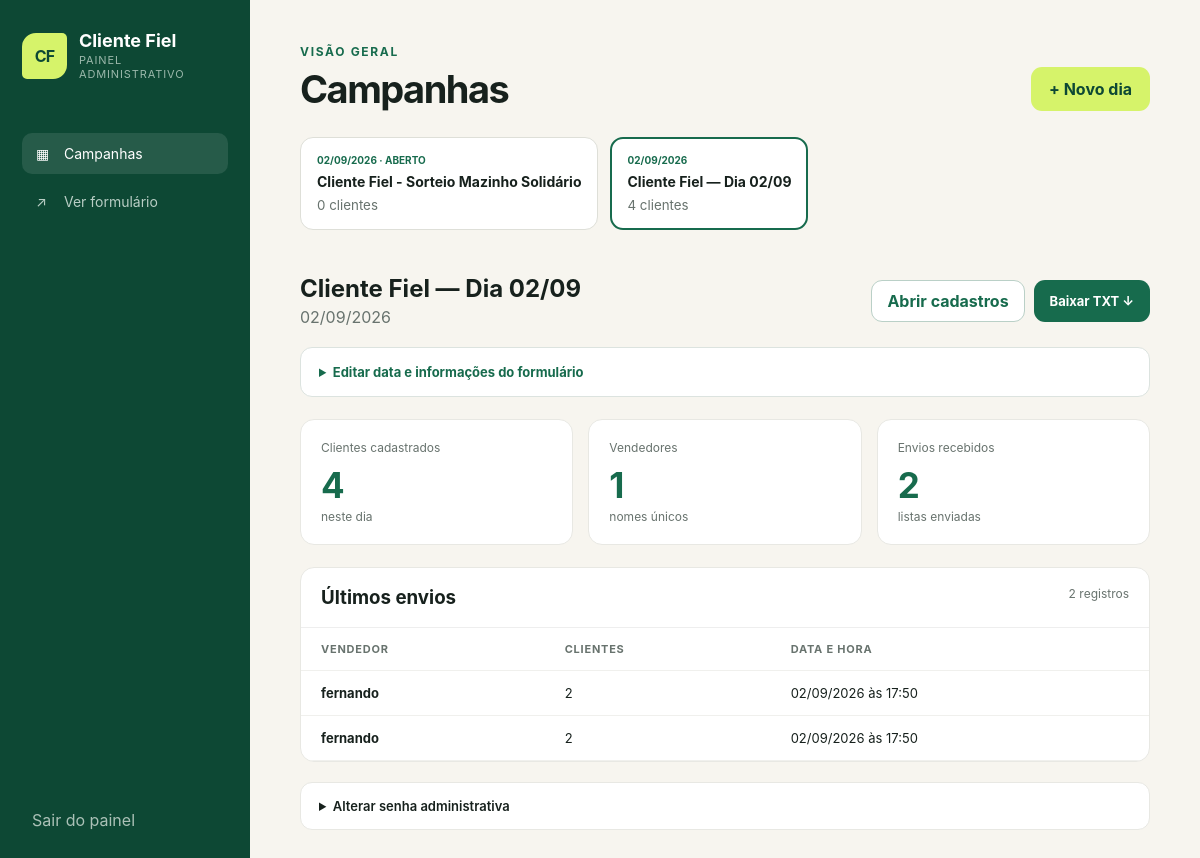
Page /admin.php?campaign=1 (signed in) on the committed database.
### tables this page shows
CREATE TABLE campaigns (
        id INTEGER PRIMARY KEY AUTOINCREMENT,
        campaign_date TEXT NOT NULL,
        title TEXT NOT NULL,
        is_active INTEGER NOT NULL DEFAULT 0,
        created_at TEXT NOT NULL
    , purchase_start TEXT, purchase_end TEXT, intro_text TEXT, deadline_text TEXT, rules_text TEXT, contact_text TEXT, seller_note TEXT, customer_instructions TEXT);

CREATE TABLE submissions (
        id INTEGER PRIMARY KEY AUTOINCREMENT,
        campaign_id INTEGER NOT NULL,
        seller_name TEXT NOT NULL,
        raw_text TEXT NOT NULL,
        created_at TEXT NOT NULL,
        FOREIGN KEY (campaign_id) REFERENCES campaigns(id) ON DELETE CASCADE
    );

### bootstrap.php (called while the page is built, shortened)
<?php
function db(): PDO
{
    static $pdo = null;
    if ($pdo instanceof PDO) {
        return $pdo;
    }
    $pdo = new PDO('sqlite:' . DB_PATH, null, null, [
        PDO::ATTR_ERRMODE => PDO::ERRMODE_EXCEPTION,
        PDO::ATTR_DEFAULT_FETCH_MODE => PDO::FETCH_ASSOC,
    ]);
    $pdo->exec('PRAGMA foreign_keys = ON');
    $pdo->exec('PRAGMA busy_timeout = 5000');
    $pdo->exec('CREATE TABLE IF NOT EXISTS settings (
        setting_key TEXT PRIMARY KEY,
        setting_value TEXT NOT NULL
    )');
    $pdo->exec('CREATE TABLE IF NOT EXISTS campaigns (
        id INTEGER PRIMARY KEY AUTOINCREMENT,
        campaign_date TEXT NOT NULL,
        title TEXT NOT NULL,
        is_active INTEGER NOT NULL DEFAULT 0,
        created_at TEXT NOT NULL
    )');
    $pdo->exec('CREATE TABLE IF NOT EXISTS submissions (
        id INTEGER PRIMARY KEY AUTOINCREMENT,
        campaign_id INTEGER NOT NULL,
        seller_name TEXT NOT NULL,
        raw_text TEXT NOT NULL,
        created_at TEXT NOT NULL,
        FOREIGN KEY (campaign_id) REFERENCES campaigns(id) ON DELETE CASCADE
    )');
    $pdo->exec('CREATE TABLE IF NOT EXISTS customers (
        id INTEGER PRIMARY KEY AUTOINCREMENT,
        submission_id INTEGER NOT NULL,
        customer_name TEXT NOT NULL,
        region TEXT NOT NULL,
        FOREIGN KEY (submission_id) REFERENCES submissions(id) ON DELETE CASCADE
    )');
    return $pdo;
}
function e(?string $value): string
{
    return htmlspecialchars((string) $value, ENT_QUOTES | ENT_SUBSTITUTE, 'UTF-8');
}
function setting(string $key): ?string
{
    $stmt = db()->prepare('SELECT setting_value FROM settings WHERE setting_key = ?');
    $stmt->execute([$key]);
    $value = $stmt->fetchColumn();
    return $value === false ? null : (string) $value;
}
function format_date_br(string $date): string
{
    $parsed = DateTimeImmutable::createFromFormat('!Y-m-d', $date);
    return $parsed ? $parsed->format('d/m/Y') : $date;
}

### admin.php (the view, shortened to what this page needs)
<?php
require __DIR__ . '/bootstrap.php';
function admin_logged_in(): bool
{
    return !empty($_SESSION['admin_logged_in']);
}
$passwordHash = setting('admin_password_hash');
$view = $passwordHash === null ? 'setup' : (admin_logged_in() ? 'dashboard' : 'login');
$errors = [];
$campaigns = [];
$selected = null;
$submissions = [];
$totals = ['customers' => 0, 'sellers' => 0];
if ($view === 'dashboard') {
    $campaigns = db()->query('SELECT c.*,
        (SELECT COUNT(*) FROM submissions s WHERE s.campaign_id = c.id) AS submission_count,
        (SELECT COUNT(*) FROM customers cu JOIN submissions s2 ON s2.id = cu.submission_id WHERE s2.campaign_id = c.id) AS customer_count
        FROM campaigns c ORDER BY c.campaign_date DESC, c.id DESC')->fetchAll();
    $selectedId = filter_input(INPUT_GET, 'campaign', FILTER_VALIDATE_INT) ?: ($campaigns[0]['id'] ?? null);
    foreach ($campaigns as $candidate) {
        if ((int) $candidate['id'] === (int) $selectedId) {
            $selected = $candidate;
            break;
        }
    }
    if ($selected) {
        $stmt = db()->prepare('SELECT s.id, s.seller_name, s.created_at, COUNT(c.id) AS customer_count
            FROM submissions s LEFT JOIN customers c ON c.submission_id = s.id
            WHERE s.campaign_id = ? GROUP BY s.id ORDER BY s.created_at DESC');
        $stmt->execute([$selected['id']]);
        $submissions = $stmt->fetchAll();
        $totals['customers'] = (int) $selected['customer_count'];
        $totals['sellers'] = count(array_unique(array_column($submissions, 'seller_name')));
    }
}
?>
<!doctype html>
<html lang="pt-BR">
<head>
    <link rel="stylesheet" href="assets/style.css">
</head>
<body class="admin-body">
<?php if ($view !== 'dashboard'): ?>
    <main class="auth-shell">
        <a class="brand centered" href="index.php"><span class="brand-mark">CF</span><span><strong>Cliente Fiel</strong><small>Painel administrativo</small></span></a>
        <section class="auth-card">
            <span class="eyebrow"><?= $view === 'setup' ? 'Primeiro acesso' : 'Acesso restrito' ?></span>
            <h1><?= $view === 'setup' ? 'Crie sua senha' : 'Bem-vindo de volta' ?></h1>
            <p><?= $view === 'setup' ? 'Defina a senha que será usada para administrar as campanhas.' : 'Digite sua senha para acessar os cadastros.' ?></p>
            <?php if ($errors): ?><div class="alert error"><?= e(implode(' ', $errors)) ?></div><?php endif; ?>
            <form method="post">
                <input type="hidden" name="csrf" value="<?= e(csrf_token()) ?>">
                <input type="hidden" name="action" value="<?= $view === 'setup' ? 'setup' : 'login' ?>">
                <label for="password">Senha</label>
                <input id="password" type="password" name="password" minlength="8" required autofocus>
                <?php if ($view === 'setup'): ?>
                    <label for="password_confirm">Confirme a senha</label>
                    <input id="password_confirm" type="password" name="password_confirm" minlength="8" required>
                <?php endif; ?>
                <button class="primary-button" type="submit"><?= $view === 'setup' ? 'Criar painel' : 'Entrar' ?> <span>→</span></button>
            </form>
        </section>
        <a class="back-link" href="index.php">← Voltar ao formulário</a>
    </main>
<?php else: ?>
    <div class="dashboard-shell">
        <aside class="sidebar">
            <a class="brand light" href="admin.php"><span class="brand-mark">CF</span><span><strong>Cliente Fiel</strong><small>Painel administrativo</small></span></a>
            <nav>
                <a class="active" href="admin.php"><span>▦</span> Campanhas</a>
                <a href="index.php" target="_blank"><span>↗</span> Ver formulário</a>
            </nav>
            <form method="post" class="logout-form">
                <button type="submit">Sair do painel</button>
            </form>
        </aside>
        <main class="dashboard-main">
            <header class="dashboard-header">
                <div><span class="eyebrow">Visão geral</span><h1>Campanhas</h1></div>
                <button class="secondary-button" type="button" data-modal-open="new-day">+ Novo dia</button>
            </header>
            <section class="campaign-strip">
                <?php if (!$campaigns): ?>
                    <div class="empty-inline">Nenhum dia criado ainda. Crie o primeiro para começar.</div>
                <?php else: foreach ($campaigns as $item): ?>
                    <a class="campaign-chip <?= $selected && $selected['id'] == $item['id'] ? 'selected' : '' ?>" href="?campaign=<?= (int) $item['id'] ?>">
                        <span><?= e(format_date_br($item['campaign_date'])) ?><?= $item['is_active'] ? ' · ABERTO' : '' ?></span>
                        <strong><?= e($item['title']) ?></strong>
                        <small><?= (int) $item['customer_count'] ?> clientes</small>
                    </a>
                <?php endforeach; endif; ?>
            </section>
            <?php if ($selected): ?>
                <div class="section-title-row">
                    <div><h2><?= e($selected['title']) ?></h2><p><?= e(format_date_br($selected['campaign_date'])) ?></p></div>
                    <div class="actions">
                        <?php if ($selected['is_active']): ?>
                            <form method="post"><input type="hidden" name="csrf" value="<?= e(csrf_token()) ?>"><input type="hidden" name="action" value="close_campaigns"><button class="outline-button" type="submit">Fechar cadastros</button></form>
                        <?php else: ?>
                            <form method="post"><button class="outline-button" type="submit">Abrir cadastros</button></form>
                        <?php endif; ?>
                        <a class="primary-button small" href="?export=<?= (int) $selected['id'] ?>">Baixar TXT ↓</a>
                    </div>
                </div>
                <details class="campaign-settings" <?= isset($_GET['editar']) || $errors ? 'open' : '' ?>>
                    <summary>Editar data e informações do formulário</summary>
                </details>
                <section class="stats-grid">
                    <article><span>Clientes cadastrados</span><strong><?= $totals['customers'] ?></strong><small>neste dia</small></article>
                    <article><span>Vendedores</span><strong><?= $totals['sellers'] ?></strong><small>nomes únicos</small></article>
                    <article><span>Envios recebidos</span><strong><?= count($submissions) ?></strong><small>listas enviadas</small></article>
                </section>
                <section class="table-card">
                    <div class="table-heading"><h3>Últimos envios</h3><span><?= count($submissions) ?> registros</span></div>
                    <div class="table-scroll"><table><thead><tr><th>Vendedor</th><th>Clientes</th><th>Data e hora</th></tr></thead><tbody>
                    <?php if (!$submissions): ?><tr><td colspan="3" class="empty-cell">Ainda não há envios neste dia.</td></tr>
                    <?php else: foreach ($submissions as $submission): ?><tr><td><strong><?= e($submission['seller_name']) ?></strong></td><td><?= (int) $submission['customer_count'] ?></td><td><?= e(date('d/m/Y \à\s H:i', strtotime($submission['created_at']))) ?></td></tr><?php endforeach; endif; ?>
                    </tbody></table></div>
                </section>
            <?php endif; ?>
            <details class="settings-card">
                <summary>Alterar senha administrativa</summary>
            </details>
        </main>
    </div>
<?php endif; ?>
</body>
</html>

### rows in the picture
campaigns: campaign_date "02/09/2026", is_active "· ABERTO", title "Cliente Fiel - Sorteio Mazinho Solidário", customer_count "0"
campaigns: campaign_date "02/09/2026", title "Cliente Fiel — Dia 02/09", customer_count "4"
submissions: seller_name "fernando", customer_count "2", created_at "02/09/2026 às 17:50"
submissions: seller_name "fernando", customer_count "2", created_at "02/09/2026 às 17:50"

### other values in the picture
$totals['customers'] "4"
$totals['sellers'] "1"
count($submissions) "2"
